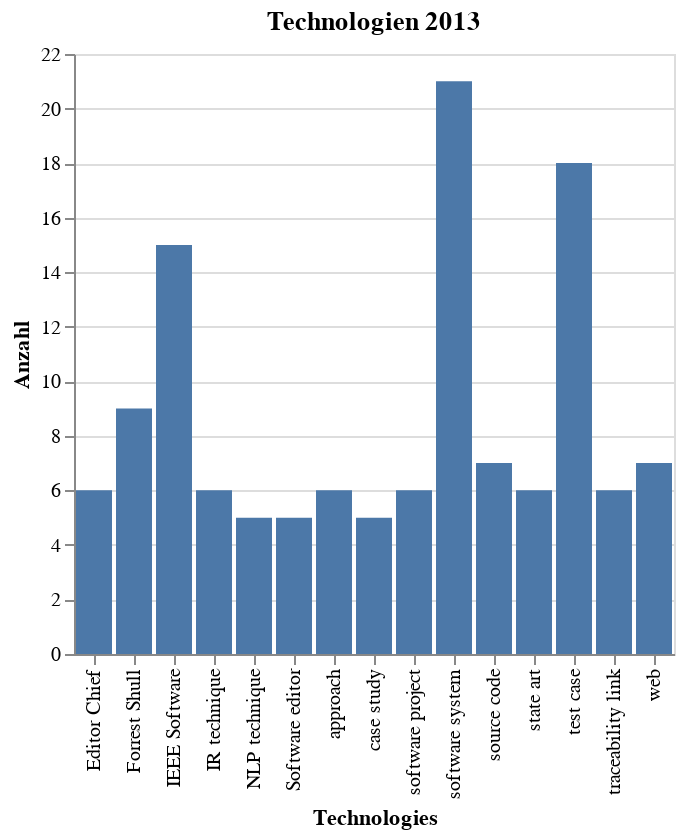

Write notebook code for a chart like this one.
### Markdown cell above
### Balkendiagramm 2013

### Code cell
year = 2013
d = data_words[year].nlargest(anzahl_top_topics).sort_values(ascending=False)
source = pd.DataFrame({'Technologies': d.index,
                            'Anzahl': d})
alt.Chart(source).mark_bar().encode(
        x='Technologies:O',
        y='Anzahl:Q'
    ).properties(
    title=f'Technologien {year}')

### Figure 1 — Vega-Lite specification as saved in the notebook (floating-point values rounded to 4 significant figures)
{"config": {"view": {"continuousWidth": 400, "continuousHeight": 300}}, "data": {"name": "data-b7e243ddc826bfea69257a2ec8ebc716"}, "mark": "bar", "encoding": {"x": {"type": "ordinal", "field": "Technologies"}, "y": {"type": "quantitative", "field": "Anzahl"}}, "title": "Technologien 2013", "$schema": "https://vega.github.io/schema/vega-lite/v4.8.1.json", "datasets": {"data-b7e243ddc826bfea69257a2ec8ebc716": [{"Technologies": "software system", "Anzahl": 21}, {"Technologies": "test case", "Anzahl": 18}, {"Technologies": "IEEE Software", "Anzahl": 15}, {"Technologies": "Forrest Shull", "Anzahl": 9}, {"Technologies": "web", "Anzahl": 7}, {"Technologies": "source code", "Anzahl": 7}, {"Technologies": "traceability link", "Anzahl": 6}, {"Technologies": "state art", "Anzahl": 6}, {"Technologies": "software project", "Anzahl": 6}, {"Technologies": "approach", "Anzahl": 6}, {"Technologies": "IR technique", "Anzahl": 6}, {"Technologies": "Editor Chief", "Anzahl": 6}, {"Technologies": "case study", "Anzahl": 5}, {"Technologies": "Software editor", "Anzahl": 5}, {"Technologies": "NLP technique", "Anzahl": 5}]}}
